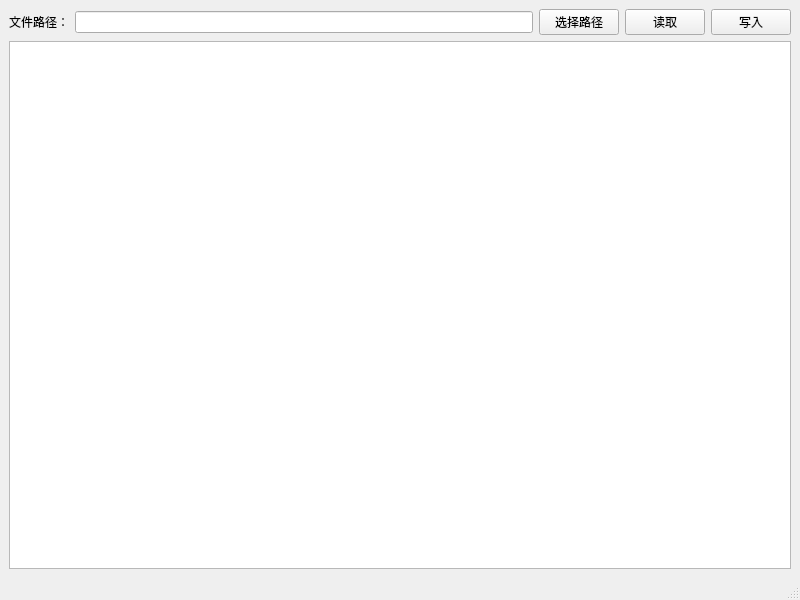
<?xml version="1.0" encoding="UTF-8"?>
<ui version="4.0">
 <class>miodevice</class>
 <widget class="QMainWindow" name="miodevice">
  <property name="geometry">
   <rect>
    <x>0</x>
    <y>0</y>
    <width>800</width>
    <height>600</height>
   </rect>
  </property>
  <property name="windowTitle">
   <string>MainWindow</string>
  </property>
  <widget class="QWidget" name="centralwidget">
   <layout class="QVBoxLayout" name="verticalLayout_2">
    <item>
     <layout class="QVBoxLayout" name="verticalLayout">
      <item>
       <layout class="QHBoxLayout" name="horizontalLayout">
        <item>
         <widget class="QLabel" name="label">
          <property name="text">
           <string>文件路径：</string>
          </property>
         </widget>
        </item>
        <item>
         <widget class="QLineEdit" name="lineEdit"/>
        </item>
        <item>
         <widget class="QPushButton" name="pushButton_load">
          <property name="text">
           <string>选择路径</string>
          </property>
         </widget>
        </item>
        <item>
         <widget class="QPushButton" name="pushButton_read">
          <property name="text">
           <string>读取</string>
          </property>
         </widget>
        </item>
        <item>
         <widget class="QPushButton" name="pushButton_write">
          <property name="text">
           <string>写入</string>
          </property>
         </widget>
        </item>
       </layout>
      </item>
      <item>
       <widget class="QTextEdit" name="textEdit"/>
      </item>
     </layout>
    </item>
   </layout>
  </widget>
  <widget class="QMenuBar" name="menubar">
   <property name="geometry">
    <rect>
     <x>0</x>
     <y>0</y>
     <width>800</width>
     <height>22</height>
    </rect>
   </property>
  </widget>
  <widget class="QStatusBar" name="statusbar"/>
 </widget>
 <resources/>
 <connections/>
</ui>
